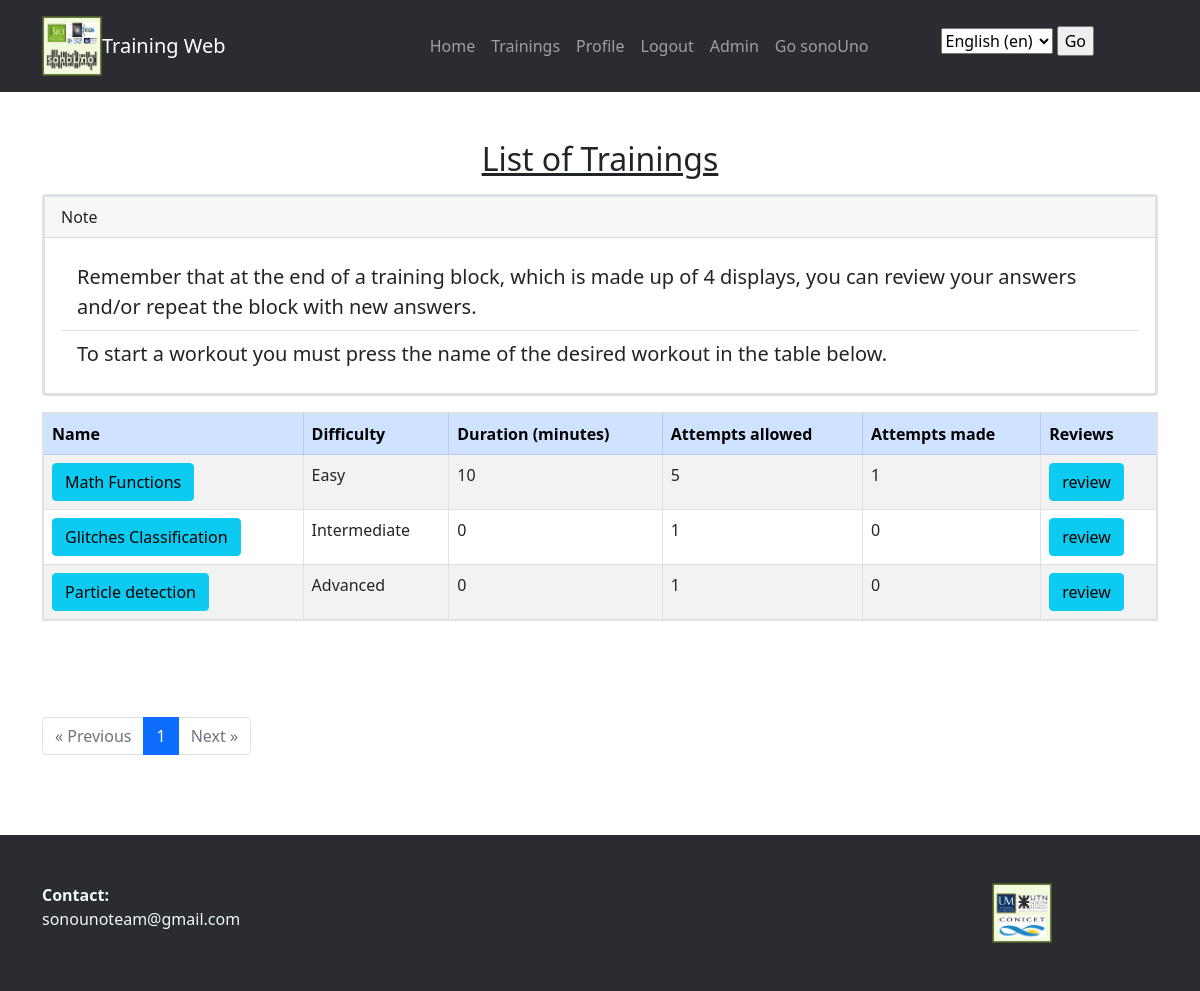
The app's page /en/trainingApp/ (signed in) with its own data.
### trainingApp/models.py (models this page shows, shortened)
class Training(models.Model):
    class TrainingType(models.TextChoices):
        Easy = 'Easy', _('Easy')
        Intemediate = 'Intermediate', _('Intermediate')
        Advanced = 'Advanced', _('Advanced')
    class StateTraining(models.TextChoices):
        Active = 'Active', _('Active')
        inactive = 'Inactive', _('Inactive')
    name_training = models.CharField(max_length=200)
    pub_date = models.DateTimeField("upload date", auto_now_add=True)
    modificationDate = models.DateTimeField(auto_now= True)
    difficulty = models.CharField(
        max_length=20,
        choices=TrainingType.choices,
        default=TrainingType.Easy
    )
    estimatedDuration = models.IntegerField(default=0)
    state_training= models.CharField(
        max_length=20,
        choices=StateTraining.choices,
        default=StateTraining.Active
    )
    attempts_allowed = models.IntegerField(default=1)
    groups = models.ManyToManyField(Group)
    def get_num_trainee_trainings(self, trainee_id):
        return TraineeTraining.objects.filter(training=self, trainee_id=trainee_id).count()
    @property
    def total_estimated_duration(self):
        return self.block_set.aggregate(total_duration=Sum('estimed_duration_block'))['total_duration'] or 0

### trainingApp/views.py (the view)
# urls.py: path("", login_required(TrainingList.as_view()), name="training_List"),
class TrainingList(ListView):
    model = Training
    template_name = "trainingApp/training_List.html"
    context_object_name = "training_list"
    paginate_by = 5  # Especifica la cantidad de objetos por página
    def get_queryset(self):
        trainee = Trainee.objects.get(user = self.request.user)
        queryset = Training.objects.filter(state_training = 'Active',groups__in=[trainee.group]).order_by('id') #el subfijo __in indica que estamos buscando coincidencias en una lista de valores.
        return queryset
    def get_context_data(self, **kwargs):
        context = super().get_context_data(**kwargs)
        user = self.request.user
        trainee = Trainee.objects.get(user_id=user.id)
        context['num_trainee_trainings'] = {training.id: training.get_num_trainee_trainings(trainee.id)      for training in context['training_list']}
        for training in context['training_list']:
            training.difficulty = _(training.get_difficulty_display())
        return context

### trainingApp/templatetags/custom_filters.py (called while the page is built)
@register.filter
def get_value(dictionary, key):
    return dictionary.get(key, "0")

### trainingApp/templates/trainingApp/training_List.html (shortened to what this page needs)
{% extends "base.html" %}
{% load i18n %}
{% block content %}
{% load custom_filters %}
<main class="mt-5">
    <h1 class="h2">{% trans "List of Trainings" %}</h1>
    <div class="card my-3 border border-3">
        <div class="card-header">
            {% trans "Note" %}
        </div>
        <div class="card-body">
            <blockquote class="blockquote mb-0">
            </blockquote>
        </div>
    </div>
    <div class="table-responsive">
        {% if training_list %}
            <table class="table table-striped table-bordered border border-2">
                <thead>
                    <tr class="table-primary">
                        <th>{% trans "Name" %}</th>
                        <th>{% trans "Difficulty" %}</th>
                        <th>{% trans "Duration (minutes)" %}</th>
                        <th>{% trans "Attempts allowed" %}</th>
                        <th>{% trans "Attempts made" %}</th>
                        <th>{% trans "Reviews" %}</th>
                    </tr>
                </thead>
                <tbody>
                    {% for training in training_list %}
                        <tr>
                            <td>
                                {% if training.attempts_allowed > num_trainee_trainings|get_value:training.id %}
                                    <a href="{% url 'trainingApp:block_deploy_list' training.id %}" class="btn btn-info">{{ training.name_training }}</a>
                                {% else %}
                                    <a>{{ training.name_training }}</a>
                                {% endif %}
                            </td>
                            <td>{{ training.get_difficulty_display }}</td>
                            <td>{{ training.total_estimated_duration }}</td>
                            <td>{{ training.attempts_allowed }}</td>
                            <td>{{ num_trainee_trainings|get_value:training.id }}</td>
                            <td>
                                <a href="{% url 'trainingApp:review_list_tt' training.id %}" class="btn btn-info">{% trans "review" %}</a>
                            </td>
                        </tr>
                    {% endfor %}
                </tbody>
            </table>
        {% else %}
            {% blocktrans %}
                <p class="lead">Sorry, no trainings are available.</p>
            {% endblocktrans %}
        {% endif %}
    </div>
</main>
<div class="mt-4">
    <nav aria-label="Page navigation">
        <ul class="pagination">
            {% if page_obj.has_previous %}
                <li class="page-item">
                    <a href="?page={{ page_obj.previous_page_number }}" class="page-link" aria-label="Previous">
                        <span aria-hidden="true">&laquo; {% trans 'Previous' %}</span>
                    </a>
                </li>
            {% else %}
                <li class="page-item disabled">
                    <span class="page-link" aria-hidden="true">&laquo; {% trans 'Previous' %}</span>
                </li>
            {% endif %}
            {% for i in paginator.page_range %}
                <li class="page-item {% if i == page_obj.number %} active {% endif %}">
                    <a href="?page={{ i }}" class="page-link">{{ i }}</a>
                </li>
            {% endfor %}
            {% if page_obj.has_next %}
                <li class="page-item">
                    <a href="?page={{ page_obj.next_page_number }}" class="page-link" aria-label="Next">
                        <span aria-hidden="true">{% trans 'Next' %} &raquo;</span>
                    </a>
                </li>
            {% else %}
                <li class="page-item disabled">
                    <span class="page-link" aria-hidden="true">{% trans 'Next' %} &raquo;</span>
                </li>
            {% endif %}
        </ul>
    </nav>
</div>
{% endblock %}

### trainingApp/static/trainingApp/style/style.css (style rules this page uses)
main { margin-top: 3rem; margin-bottom: 5rem; }
h1 { text-align: center; text-decoration-line: underline; margin-bottom: 3rem; }

### records on screen
Training: name_training "Math Functions", difficulty "Easy", total_estimated_duration "10", attempts_allowed "5", id "1"
Training: name_training "Glitches Classification", difficulty "Intermediate", total_estimated_duration "0", attempts_allowed "1", id "0"
Training: name_training "Particle detection", difficulty "Advanced", total_estimated_duration "0", attempts_allowed "1", id "0"

### other values on screen
{{ i }} "1"
form field language "English (en)"
